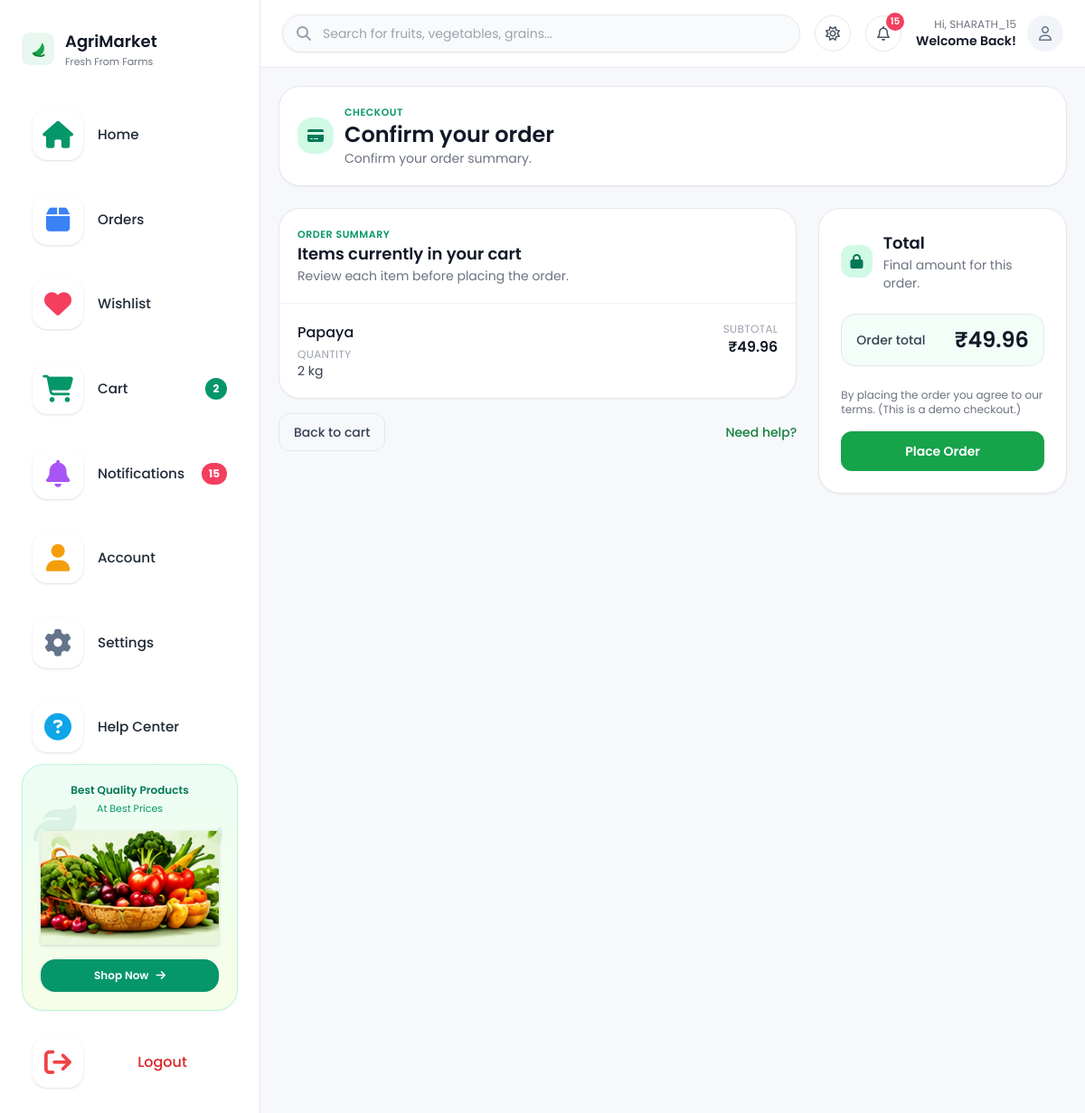
The app's page /checkout/ (signed in) with its own data.
### store/models.py (models this page shows, shortened)
class CartItem(models.Model):
    cart = models.ForeignKey(Cart, on_delete=models.CASCADE, related_name='items')
    product = models.ForeignKey(Product, on_delete=models.CASCADE)
    quantity = models.PositiveIntegerField(default=1)
    class Meta:
        unique_together = ('cart', 'product')
    def subtotal(self):
        return self.product.price * self.quantity

class Product(models.Model):
    CATEGORY_CHOICES = [
        ('Vegetables', 'Vegetables'),
        ('Fruits', 'Fruits'),
        ('Grains', 'Grains'),
        ('Dairy', 'Dairy'),
    ]
    DAIRY_SUBCATEGORY_CHOICES = [
        ('Milk', 'Milk'),
        ('Butter', 'Butter'),
        ('Ghee', 'Ghee'),
    ]
    name = models.CharField(max_length=200)
    slug = models.SlugField(max_length=220, unique=True, blank=True)
    category = models.CharField(max_length=20, choices=CATEGORY_CHOICES)
    subcategory = models.CharField(max_length=20, choices=DAIRY_SUBCATEGORY_CHOICES, blank=True)
    quantity = models.PositiveIntegerField()
    price = models.DecimalField(max_digits=10, decimal_places=2)
    image = models.ImageField(upload_to='products/', blank=True, null=True)
    farmer = models.ForeignKey(FarmerProfile, on_delete=models.CASCADE, related_name='products')
    description = models.TextField(blank=True)
    is_available = models.BooleanField(default=True)
    created_at = models.DateTimeField(auto_now_add=True)
    updated_at = models.DateTimeField(auto_now=True)
    class Meta:
        ordering = ['-created_at']

class Cart(models.Model):
    user = models.ForeignKey(User, on_delete=models.CASCADE, null=True, blank=True, related_name='carts')
    created_at = models.DateTimeField(auto_now_add=True)
    def total_price(self):
        return sum(item.subtotal() for item in self.items.all())

### store/views.py (the view, shortened to what this page needs)
# urls.py: path('checkout/', views.checkout, name='checkout'),
@buyer_required
def checkout(request):
    cart = _get_or_create_cart(request)
    if not cart.items.exists():
        messages.error(request, 'Your cart is empty.')
        return redirect('store:home')
    return render(request, 'store/checkout.html', {'cart': cart})

### templates/store/checkout.html (shortened to what this page needs)
{% extends 'store/buyer/buyer_base.html' %}
{% block content %}
  <section class="max-w-6xl mx-auto">
    <div class="mb-6 rounded-3xl border border-gray-200 bg-white p-5 shadow-sm">
      <div class="flex items-center gap-3">
        <span class="inline-flex h-10 w-10 items-center justify-center rounded-2xl bg-emerald-100 text-emerald-700">
          <i class="fa-solid fa-credit-card"></i>
        </span>
        <div>
          <div class="text-[11px] font-semibold uppercase tracking-wider text-emerald-600">Checkout</div>
          <h1 class="text-2xl font-semibold text-gray-900">Confirm your order</h1>
          <p class="text-sm text-gray-500">Confirm your order summary.</p>
        </div>
      </div>
    </div>
    <div class="grid grid-cols-1 lg:grid-cols-3 gap-6">
      <div class="lg:col-span-2">
        <div class="rounded-3xl border border-gray-200 bg-white shadow-sm overflow-hidden">
          <div class="p-5 border-b border-gray-100">
            <div class="text-[11px] font-semibold uppercase tracking-wider text-emerald-600">Order summary</div>
            <h2 class="text-lg font-semibold text-gray-900">Items currently in your cart</h2>
            <p class="text-sm text-gray-500">Review each item before placing the order.</p>
          </div>
          <div class="divide-y">
            {% for item in cart.items.all %}
              <div class="p-5 flex items-start justify-between gap-4">
                <div class="min-w-0">
                  <div class="font-medium text-gray-900 truncate">{{ item.product.name }}</div>
                  <div class="mt-1 text-xs uppercase tracking-wide text-gray-400">Quantity</div>
                  <div class="text-sm text-gray-700">{{ item.quantity }} kg</div>
                </div>
                <div class="text-right shrink-0">
                  <div class="text-xs uppercase tracking-wide text-gray-400">Subtotal</div>
                  <div class="font-semibold text-gray-900">₹{{ item.subtotal }}</div>
                </div>
              </div>
            {% endfor %}
          </div>
        </div>
        <div class="mt-4 flex items-center justify-between">
          <a href="{% url 'store:view_cart' %}" class="inline-flex items-center justify-center rounded-xl border border-gray-200 px-4 py-2.5 text-sm font-medium text-gray-700 hover:bg-gray-50">
            Back to cart
          </a>
          <a href="{% url 'store:help_center' %}" class="text-sm font-medium text-green-700 hover:text-green-800">Need help?</a>
        </div>
      </div>
      <aside class="lg:col-span-1">
        <div class="rounded-3xl border border-gray-200 bg-white p-6 shadow-sm">
          <div class="flex items-center gap-3">
            <span class="inline-flex h-9 w-9 items-center justify-center rounded-xl bg-emerald-100 text-emerald-700">
              <i class="fa-solid fa-lock"></i>
            </span>
            <div>
              <h2 class="text-lg font-semibold text-gray-900">Total</h2>
              <p class="text-sm text-gray-500">Final amount for this order.</p>
            </div>
          </div>
          <div class="mt-6 rounded-2xl border border-gray-200 bg-emerald-50/60 px-4 py-3 flex items-center justify-between">
            <span class="text-sm font-medium text-gray-700">Order total</span>
            <span class="text-2xl font-semibold text-gray-900">₹{{ cart.total_price }}</span>
          </div>
          <form method="post" class="mt-6">
            <p class="text-xs text-gray-500">By placing the order you agree to our terms. (This is a demo checkout.)</p>
            <div class="mt-4">
              <button class="w-full rounded-xl bg-green-600 px-4 py-3 text-sm font-semibold text-white hover:bg-green-700">Place Order</button>
            </div>
          </form>
        </div>
      </aside>
    </div>
  </section>
{% endblock %}

### templates/store/buyer/buyer_base.html (shortened to what this page needs)
{% load static %}
<!doctype html>
<html lang="en">
  <head>
    <script src="https://cdn.tailwindcss.com"></script>
    <link
      rel="stylesheet"
      href="https://cdnjs.cloudflare.com/ajax/libs/font-awesome/6.6.0/css/all.min.css"
    />
    <link rel="stylesheet" href="{% static 'css/styles.css' %}?v=20260513" />
  </head>
  <body
    class="bg-[#f6f8fb] text-slate-900"
    data-theme="{{ buyer_settings.theme|default:'light' }}"
    data-add-to-cart-url="{% url 'store:add_to_cart' %}"
    data-cart-url="{% url 'store:view_cart' %}"
    {% if user.is_authenticated %}
    data-wishlist-add-url="{% url 'store:add_to_wishlist' 0 %}"
    data-wishlist-remove-url="{% url 'store:remove_from_wishlist' 0 %}"
    {% endif %}
  >
    <div class="min-h-screen flex">
      <aside
        id="buyer-sidebar"
        class="fixed inset-y-0 left-0 z-50 w-72 flex flex-col bg-white border-r border-gray-200 px-6 py-8 transform -translate-x-full transition-transform duration-200 lg:static lg:translate-x-0"
        aria-label="Buyer sidebar"
      >
        <div class="flex items-center gap-3">
          <img src="{% static 'images/logo-mark.svg' %}" alt="AgriMarket" class="h-9 w-9" />
          <div>
            <div class="text-lg font-semibold text-gray-900">AgriMarket</div>
            <div class="text-[11px] text-gray-500">Fresh From Farms</div>
          </div>
        </div>
        <nav class="mt-8 space-y-3 text-sm">
          <a href="{% url 'store:buyer_dashboard' %}" class="sidebar-link {% if request.resolver_match.url_name == 'buyer_dashboard' or request.resolver_match.url_name == 'home' %}active{% endif %}">
            <span class="icon-tile icon-tile--home inline-flex h-14 w-14 items-center justify-center rounded-2xl bg-white shadow text-emerald-600 text-3xl">
              <i class="fa-solid fa-house"></i>
            </span>
            <span class="flex-grow">Home</span>
          </a>
          <a href="{% url 'store:order_history' %}" class="sidebar-link {% if request.resolver_match.url_name == 'order_history' %}active{% endif %}">
            <span class="icon-tile icon-tile--orders inline-flex h-14 w-14 items-center justify-center rounded-2xl bg-white shadow text-blue-500 text-3xl">
              <i class="fa-solid fa-box"></i>
            </span>
            <span class="flex-grow">Orders</span>
          </a>
          <a href="{% url 'store:wishlist' %}" class="sidebar-link {% if request.resolver_match.url_name == 'wishlist' %}active{% endif %}">
            <span class="icon-tile icon-tile--wishlist inline-flex h-14 w-14 items-center justify-center rounded-2xl bg-white shadow text-rose-500 text-3xl">
              <i class="fa-solid fa-heart"></i>
            </span>
            <span class="flex-grow">Wishlist</span>
          </a>
          <a href="{% url 'store:view_cart' %}" class="sidebar-link {% if request.resolver_match.url_name == 'view_cart' %}active{% endif %}">
            <span class="icon-tile icon-tile--cart inline-flex h-14 w-14 items-center justify-center rounded-2xl bg-white shadow text-emerald-600 text-3xl">
              <i class="fa-solid fa-cart-shopping"></i>
            </span>
            <span class="flex-grow">Cart</span>
            {% if cart_count %}
              <span class="ml-auto inline-flex h-6 min-w-[1.5rem] items-center justify-center rounded-full bg-emerald-600 px-2 text-xs font-bold text-white">{{ cart_count }}</span>
            {% endif %}
          </a>
          <a href="{% url 'store:buyer_notifications' %}" class="sidebar-link {% if request.resolver_match.url_name == 'buyer_notifications' %}active{% endif %}">
            <span class="icon-tile icon-tile--notifications inline-flex h-14 w-14 items-center justify-center rounded-2xl bg-white shadow text-purple-500 text-3xl">
              <i class="fa-solid fa-bell"></i>
            </span>
            <span class="flex-grow">Notifications</span>
            {% if buyer_unread_notifications_count %}
              <span class="ml-auto inline-flex h-6 min-w-[1.5rem] items-center justify-center rounded-full bg-rose-500 px-2 text-xs font-bold text-white">{{ buyer_unread_notifications_count }}</span>
            {% endif %}
          </a>
          <a href="{% url 'store:buyer_profile_edit' %}" class="sidebar-link {% if request.resolver_match.url_name == 'buyer_profile_edit' %}active{% endif %}">
            <span class="icon-tile icon-tile--account inline-flex h-14 w-14 items-center justify-center rounded-2xl bg-white shadow text-amber-500 text-3xl">
              <i class="fa-solid fa-user"></i>
            </span>
            <span class="flex-grow">Account</span>
          </a>
          <a href="{% url 'store:buyer_settings' %}" class="sidebar-link {% if request.resolver_match.url_name == 'buyer_settings' %}active{% endif %}">
            <span class="icon-tile icon-tile--settings inline-flex h-14 w-14 items-center justify-center rounded-2xl bg-white shadow text-slate-500 text-3xl">
              <i class="fa-solid fa-gear"></i>
            </span>
            <span class="flex-grow">Settings</span>
          </a>
          <a href="{% url 'store:help_center' %}" class="sidebar-link {% if request.resolver_match.url_name == 'help_center' %}active{% endif %}">
            <span class="icon-tile icon-tile--help inline-flex h-14 w-14 items-center justify-center rounded-2xl bg-white shadow text-sky-500 text-3xl">
              <i class="fa-solid fa-circle-question"></i>
            </span>
            <span class="flex-grow">Help Center</span>
          </a>
        </nav>
        <div class="mt-auto space-y-4">
          <div class="relative overflow-hidden rounded-3xl border border-emerald-200/70 bg-gradient-to-b from-emerald-50 to-lime-50 p-5 text-center shadow-sm">
            <div class="pointer-events-none absolute inset-0 opacity-[0.08]">
              <span class="absolute left-3 top-10 text-emerald-700">
                <i class="fa-solid fa-leaf text-5xl"></i>
              </span>
              <span class="absolute right-4 top-16 text-emerald-700">
              </span>
            </div>
            <div class="relative">
            <div class="text-xs font-semibold text-emerald-700">Best Quality Products</div>
            <div class="mt-1 text-[11px] text-emerald-600">At Best Prices</div>
            <img
              src="{% static 'images/ref-best-quality-basket.png' %}"
              alt="Basket filled with fresh fruits and vegetables"
              class="mx-auto mt-4 w-full max-w-[240px] h-auto object-contain drop-shadow"
              loading="lazy"
            />
            <a href="{% url 'store:home' %}#featured" class="mt-4 inline-flex w-full items-center justify-center gap-2 rounded-2xl bg-emerald-600 px-4 py-2.5 text-xs font-semibold text-white shadow-sm hover:bg-emerald-700 transition">
              Shop Now
              <i class="fa-solid fa-arrow-right"></i>
            </a>
            </div>
          </div>
          <form method="post" action="{% url 'store:logout' %}">
            <button type="submit" class="w-full sidebar-link text-red-600 hover:text-white">
              <span class="icon-tile icon-tile--logout inline-flex h-14 w-14 items-center justify-center rounded-2xl bg-white shadow text-red-500 text-3xl">
                <i class="fa-solid fa-arrow-right-from-bracket"></i>
              </span>
              <span class="flex-grow">Logout</span>
            </button>
          </form>
        </div>
      </aside>
      <div class="flex-1 flex flex-col">
        <header class="sticky top-0 z-30 flex items-center gap-4 border-b border-gray-200 px-6 py-4 glass-bar">
          <form action="{% url 'store:home' %}" method="get" class="flex-1">
            <div class="relative">
              <span class="absolute inset-y-0 left-0 pl-4 flex items-center text-gray-400">
                <i class="fa-solid fa-magnifying-glass"></i>
              </span>
              <input
                type="search"
                name="q"
                value="{{ q }}"
                placeholder="Search for fruits, vegetables, grains..."
                class="w-full rounded-full border border-gray-200 bg-gray-50 pl-11 pr-4 py-2.5 text-sm focus:outline-none focus:ring-2 focus:ring-green-500/40 shadow-sm"
              />
            </div>
          </form>
          <a href="{% url 'store:buyer_settings' %}" class="hidden sm:inline-flex h-10 w-10 items-center justify-center rounded-full border border-gray-200 text-gray-600 hover:bg-gray-100" title="Theme">
            <i class="fa-regular fa-sun"></i>
          </a>
          <a href="{% url 'store:buyer_notifications' %}" class="relative h-10 w-10 inline-flex items-center justify-center rounded-full border border-gray-200 text-gray-600 hover:bg-gray-100">
            <i class="fa-regular fa-bell"></i>
            {% if buyer_unread_notifications_count %}
              <span class="absolute -top-1 -right-1 h-5 min-w-[1.25rem] rounded-full bg-rose-500 px-1 text-[0.65rem] font-semibold text-white flex items-center justify-center">{{ buyer_unread_notifications_count }}</span>
            {% endif %}
          </a>
          <div class="flex items-center gap-3">
            <div class="text-right hidden sm:block">
              <div class="text-xs text-gray-500">Hi, {{ request.user.first_name|default:request.user.username }}</div>
              <div class="text-sm font-semibold text-gray-900">Welcome Back!</div>
            </div>
            <div class="h-10 w-10 rounded-full bg-slate-100 text-slate-500 flex items-center justify-center">
              <i class="fa-regular fa-user"></i>
            </div>
          </div>
        </header>
        <div class="flex-1 p-5">
          <div class="grid grid-cols-1 xl:grid-cols-[1fr_320px] gap-5">
            <main>
              {% block content %}{% endblock %}
            </main>
          </div>
        </div>
      </div>
    </div>
  </body>
</html>

### records on screen
CartItem: product.name "Papaya", quantity "2", subtotal "49.96"
Cart: total_price "49.96"

### other values on screen
{{ cart_count }} "2"
{{ buyer_unread_notifications_count }} "15"
{{ request.user.first_name|default:request.user.username }} "SHARATH_15"
